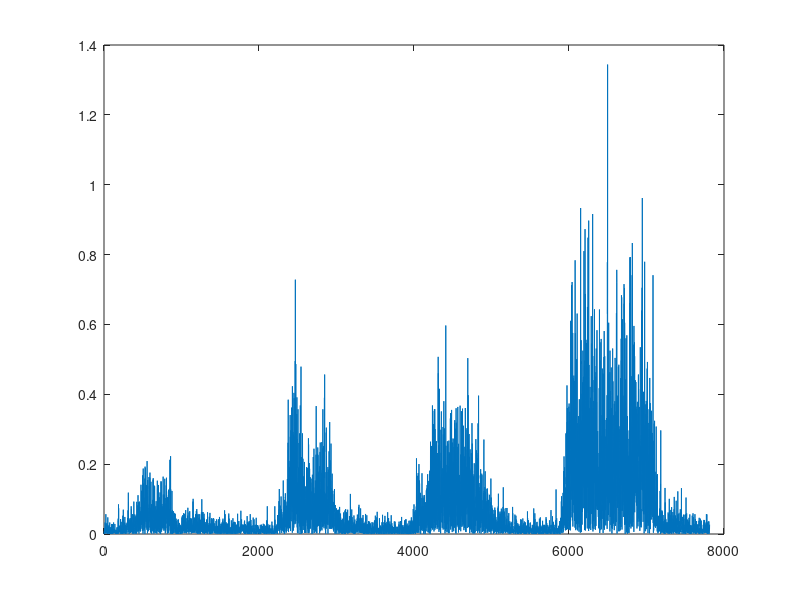
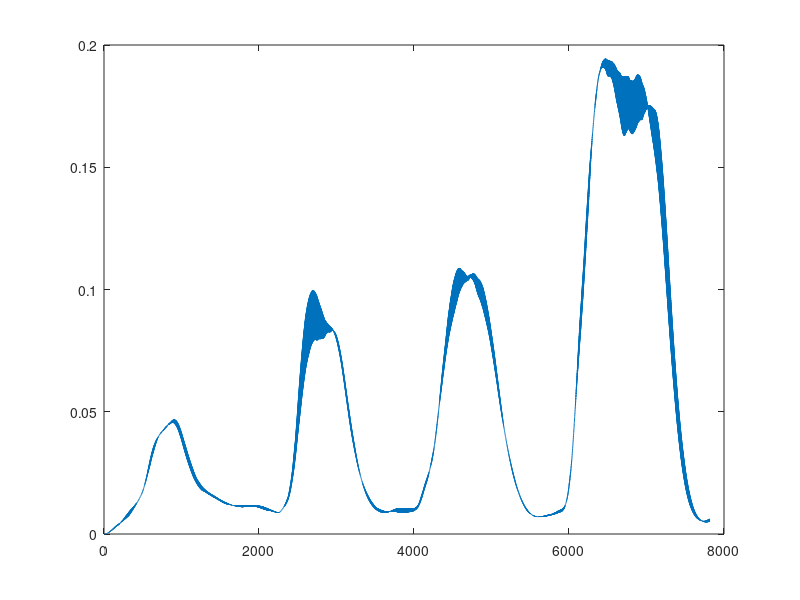

MATLAB code to generate these figures, in order:
clear
load('EMG.txt')

A = [EMG(:,1) abs(EMG(:,2))];
plot(A(:,2))

vystupy = zeros(size(A,1), 1);

uk1 = 0;
uk2 = 0;
uk3 = 0;
uk4 = 0;

yk1 = 0;
yk2 = 0;
yk3 = 0;
yk4 = 0;

for i = 1:size(A,1)
    
    uk = A(i,2);
    yk = 1.9822*yk2 - 0.9824*yk4 + 0.00015793*uk4;
    
    vystupy(i) = yk;

    uk4 = uk3;
    uk3 = uk2;
    uk2 = uk1;
    uk1 = uk;

    yk4 = yk3;
    yk3 = yk2;
    yk2 = yk1;
    yk1 = yk;

end

figure;
plot(vystupy);
